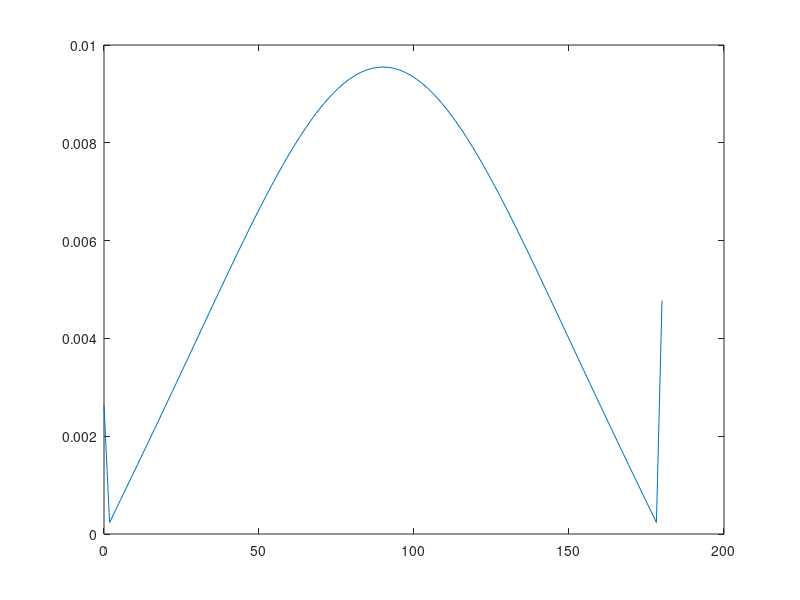

The MATLAB script that drew this image:
theta = linspace(eps,pi,101) ;
f = 10e9 ;
k0 = 2*pi *(f/3e8) ;
h = 2./k0 .* cos(pi./2 .* cos(theta) )./sin(theta) ;

figure
plot(rad2deg(theta),h)